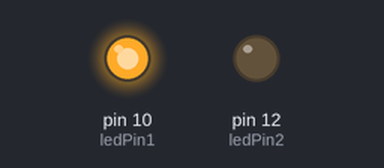
Recording of a sketch running on a simulated Arduino Uno, built with avr-gcc and run on an emulated ATmega328P. Shown: output pins drawn as LEDs (lit = HIGH).

Above: at 1.5 s.
At 5.0 s:
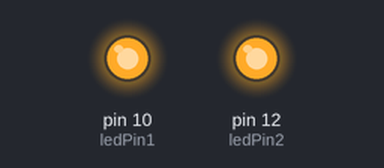
At 9.5 s:
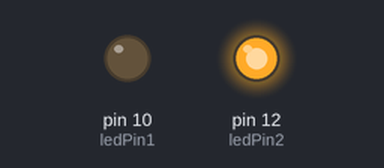
At 15.0 s:
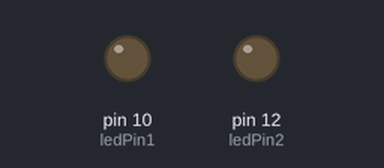
Timing chart, 0 to 23.4 s (numbered marks = the images above):
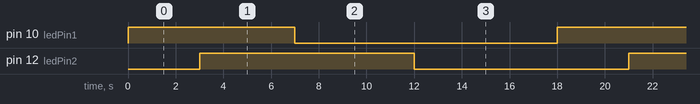

Measured:
- by itself, pin 10 (ledPin1): alternates HIGH for 7.0 s and LOW for 11.0 s
- by itself, pin 12 (ledPin2): alternates HIGH for 9.0 s and LOW for 9.0 s
- by itself, everything shown: repeats every 18.0 s, in 4 steps

The sketch:

LED2-blink-2LED.ino
```cpp
int ledPin1 = 10;
int ledPin2 = 12;

void setup()
{
  pinMode(ledPin1, OUTPUT);
  pinMode(ledPin2, OUTPUT);
}

void loop()
{
  digitalWrite(ledPin1, HIGH);
  delay(3000);
  digitalWrite(ledPin2, HIGH);
  delay(4000);
  digitalWrite(ledPin1, LOW);
  delay(5000);
  digitalWrite(ledPin2, LOW);
  delay(6000);
}
```
